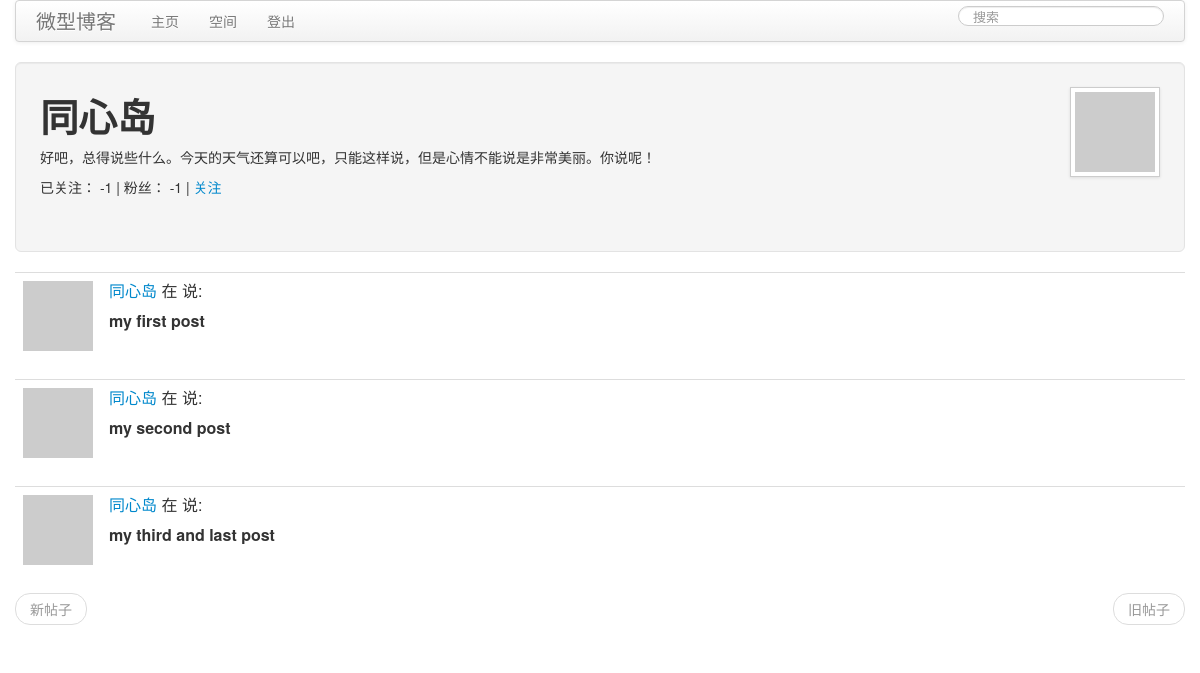
Page /user/同心岛/1 (signed in) on the committed database.
### app/models.py (models this page shows, shortened)
class User(db.Model):
    id = db.Column(db.Integer, primary_key = True)
    nickname = db.Column(db.String(64), index = True, unique = True)
    email = db.Column(db.String(120), index = True, unique = True)
    role = db.Column(db.SmallInteger, default = ROLE_USER)
    posts = db.relationship('Post', backref='author', lazy='dynamic')
    about_me = db.Column(db.String(140))
    last_seen = db.Column(db.DateTime)
    followed = db.relationship('User',
        secondary = followers,
        primaryjoin = (followers.c.follower_id == id),
        secondaryjoin = (followers.c.followed_id == id),
        backref = db.backref('followers', lazy = 'dynamic'),
        lazy = 'dynamic')
    def avatar(self, size):# 头像
        return 'https://www.gravatar.com/avatar/205e460b479e2e5b48aec07710c08d50' + '?d=mm&s=' + str(size)
    def is_following(self, user):
        return self.followed.filter(followers.c.followed_id == user.id).count() > 0

class Post(db.Model):
    __searchable__ = ['body'] # 索引 blog 的 body 字段。
    id = db.Column(db.Integer, primary_key = True)
    body = db.Column(db.String(140))
    timestamp = db.Column(db.DateTime)
    user_id = db.Column(db.Integer, db.ForeignKey('user.id'))

### app/views.py (the view)
@app.route('/user/<nickname>')
@app.route('/user/<nickname>/<int:page>')
@login_required
def user(nickname, page = 1):
    user = User.query.filter_by(nickname = nickname).first()
    if user is None:
        flash(gettext('昵称 %(nickname)s 未找到。', nickname = nickname))
        return redirect(url_for('index'))
    posts = user.posts.paginate(page, POSTS_PER_PAGE, False)
    return render_template('user.html',
        user = user,
        posts = posts)

### app/forms.py
class SearchForm(FlaskForm):
    search = StringField('search', validators=[DataRequired()])

### app/momentjs.py (called while the page is built)
    def render(self, format):
        return Markup("<script>\ndocument.write(moment(\"%s\").%s);\n</script>" % (self.timestamp.strftime("%Y-%m-%dT%H:%M:%S Z"), format))

    def fromNow(self):
        return self.render("fromNow()")

### app/views.py (called while the page is built)
@lm.user_loader
def load_user(id):
    return User.query.get(int(id))

@app.before_request
def before_request():
    g.user = current_user
    if g.user.is_authenticated:
        g.user_last_seen = datetime.utcnow()
        db.session.add(g.user)
        db.session.commit()
        g.search_form = SearchForm()
    g.locale = get_locale()

@babel.localeselector
def get_locale():
    return request.accept_languages.best_match(LANGUAGES.keys())

### app/templates/user.html (shortened to what this page needs)
{% extends 'layout.html' %}
{% block content %}
<div class="well well-large" style="height: 140px;">
    <div class="pull-right">
        <img src="{{ user.avatar(128) }}" class="img-polaroid">
    </div>
    <h1>{{ user.nickname }}</h1>
    {% if user.about_me %}<p>{{ user.about_me }}</p>{% endif %}
    <p>{{ _('已关注：') }} {{ user.followers.count() - 1 }} | {{ _('粉丝：') }} {{ user.followed.count() - 1 }} |
    {% if user.id == g.user.id %}
        <a href="{{ url_for('edit') }}">{{ _('编辑您的个人信息') }}</a>
    {% elif not g.user.is_following(user) %}
        <a href="{{ url_for('follow', nickname=user.nickname)}}">{{ _('关注') }}</a>
    {% else %}
        <a href="{{ url_for('unfollow', nickname=user.nickname) }}">{{ _('取消关注') }}</a>
    {% endif %}
    </p>
</div>
{% for post in posts.items %}
    {% include 'post.html' %}
{% endfor %}
<ul class="pager">
    {% if posts.has_prev %}
    <li class="previous"><a href="{{ url_for('user', nickname=user.nickname, page=posts.prev_num) }}">{{ _('新帖子') }}</a></li>
    {% else %}
    <li class="previous disabled"><a href="#">{{ _('新帖子') }}</a></li>
    {% endif %}
    {% if posts.has_next %}
    <li class="next"><a href="{{ url_for('user', nickname=user.nickname, page=posts.next_num) }}">{{ _('旧帖子') }}</a></li>
    {% else %}
    <li class="next disabled"><a href="#">{{ _('旧帖子') }}</a></li>
    {% endif %}
</ul>
{% endblock %}

### app/templates/layout.html (shortened to what this page needs)
<html>
  <head>
    <link href="/static/css/bootstrap.min.css" rel="stylesheet" media="screen">
    <link href="/static/css/bootstrap-responsive.min.css" rel="stylesheet">
  </head>
  <body>
	<div class="container">
	  <div class="navbar">
	    <div class="navbar-inner">
		<a class="brand" href="/">{{ _('微型博客') }}</a>
		  <ul class="nav">
		    <li><a href="{{ url_for('index') }}">{{ _('主页') }}</a></li>
		    {% if g.user.is_authenticated %}
		    <li><a href="{{ url_for('user', nickname=g.user.nickname) }}">{{ _('空间') }}</a></li>
		    <li><a href="{{ url_for('logout') }}">{{ _('登出') }}</a></li>
		    {% endif %}
		  </ul>
		<div class="nav-collapse collapse">
		  {% if g.user.is_authenticated %}
		  <form class="navbar-search pull-right" action="{{ url_for('search') }}" method="post" name="search">
{{ g.search_form.hidden_tag() }}{{ g.search_form.search(size=20, placeholder=_('搜索'), class="search-query") }}</form>
		  {% endif %}
		</div>
	      </div>
	    </div>
	    <div class="row">
	    	<div class="span12">
		    {% block content %}{% endblock %}
	    	</div>
	    </div>
	  </div>
	</body>
</html>

### app/templates/post.html
<table class = 'table table-hover'>
    <tr>
        <td width = '70px'><a href = '{{ url_for('user', nickname = post.author.nickname) }}'><img src = '{{ post.author.avatar(70) }}' /></a></td>
        <td>
	     {% autoescape false %}
            <p>{{ _('%(nickname)s 在 %(when)s 说:', nickname = '<a href="%s">%s</a>' % (url_for('user', nickname = post.author.nickname), post.author.nickname), when = momentjs(post.timestamp).fromNow()) }}</p>
            {% endautoescape %}
            <p><strong>{{ post.body }}</strong></p>
        </td>
    </tr>
</table>

### rows in the picture
User: nickname "同心岛", about_me "好吧，总得说些什么。今天的天气还算可以吧，只能这样说，但是心情不能说是非常美丽。你说呢！"
Post: body "my first post"
Post: body "my second post"
Post: body "my third and last post"

### other values in the picture
{{ user.followers.count() - 1 }} "-1"
{{ user.followed.count() - 1 }} "-1"
